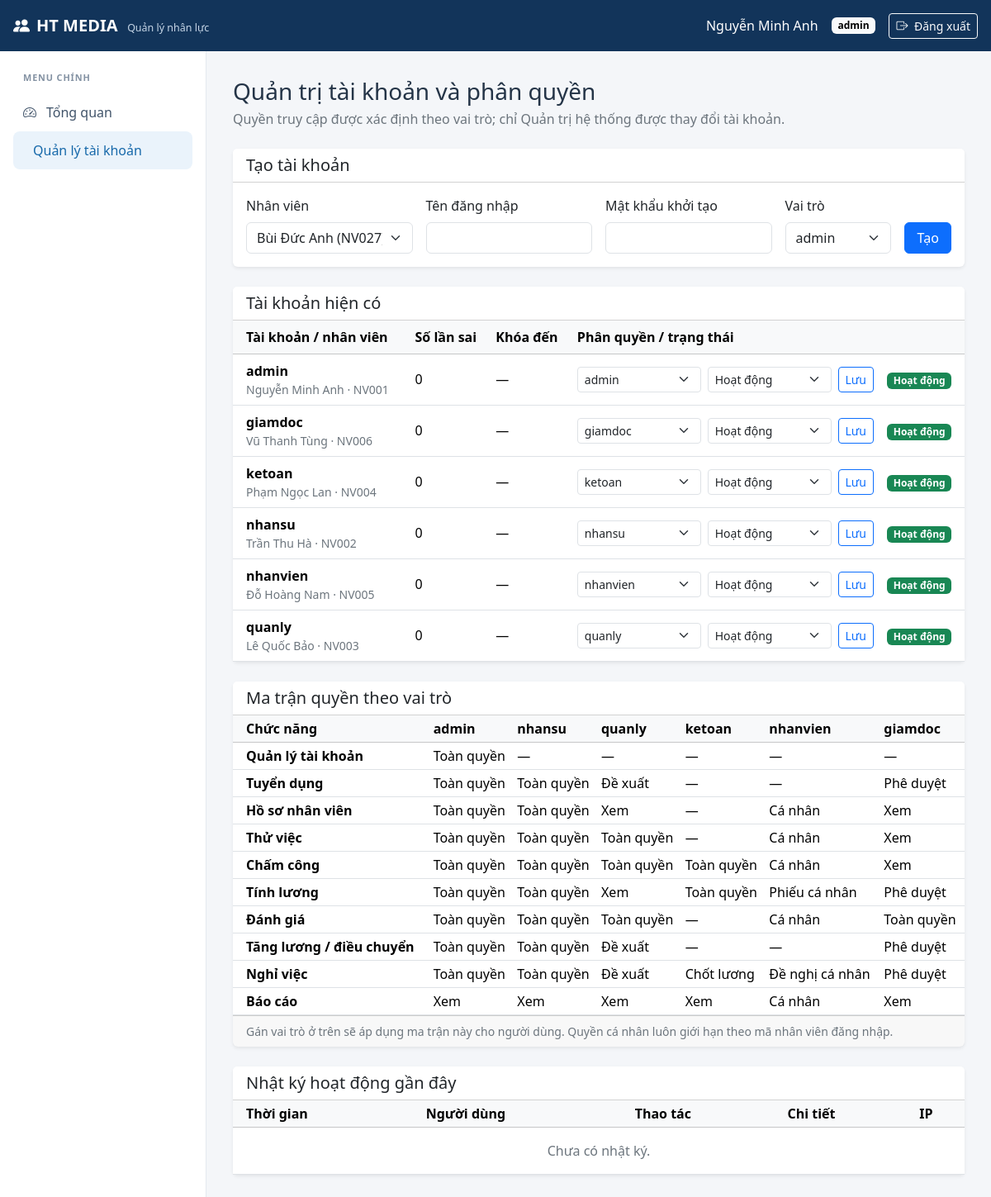
The app's page /index.php?route=accounts (signed in) with its own data.
### tables this page shows
CREATE TABLE IF NOT EXISTS NHANVIEN (
    MaNV VARCHAR(10) PRIMARY KEY,
    HoTen VARCHAR(150) NOT NULL,
    NgaySinh DATE NULL,
    GioiTinh VARCHAR(20) NULL,
    SoDienThoai VARCHAR(20) NULL,
    Email VARCHAR(150) NULL,
    DiaChi VARCHAR(255) NULL,
    NgayVaoLam DATE NOT NULL,
    TrangThai VARCHAR(30) NOT NULL DEFAULT 'Chính thức',
    MaPB VARCHAR(10) NOT NULL,
    MaCV VARCHAR(10) NOT NULL,
    INDEX idx_nhanvien_hoten (HoTen),
    INDEX idx_nhanvien_trangthai (TrangThai),
    CONSTRAINT chk_nhanvien_gioitinh CHECK (GioiTinh IS NULL OR GioiTinh IN ('Nam', 'Nữ', 'Khác')),
    CONSTRAINT fk_nhanvien_phongban FOREIGN KEY (MaPB) REFERENCES PHONGBAN (MaPB),
    CONSTRAINT fk_nhanvien_chucvu FOREIGN KEY (MaCV) REFERENCES CHUCVU (MaCV)
);

CREATE TABLE IF NOT EXISTS TAIKHOAN (
    MaTK VARCHAR(10) PRIMARY KEY,
    MaNV VARCHAR(10) NOT NULL UNIQUE,
    TenDangNhap VARCHAR(50) NOT NULL UNIQUE,
    MatKhau VARCHAR(255) NOT NULL,
    VaiTro ENUM('admin', 'nhansu', 'quanly', 'ketoan', 'nhanvien', 'giamdoc') NOT NULL,
    TrangThai VARCHAR(30) NOT NULL DEFAULT 'Hoạt động',
    SoLanSai TINYINT UNSIGNED NOT NULL DEFAULT 0,
    KhoaDen DATETIME NULL,
    ResetTokenHash CHAR(64) NULL,
    ResetTokenExpiresAt DATETIME NULL,
    UNIQUE KEY uq_taikhoan_reset_token (ResetTokenHash),
    CONSTRAINT fk_taikhoan_nhanvien FOREIGN KEY (MaNV) REFERENCES NHANVIEN (MaNV)
);

### app/views/accounts/index.php (the view, shortened to what the rows shown need)
<div class="mb-4">
    <h1 class="h3 mb-1">Quản trị tài khoản và phân quyền</h1>
    <p class="text-secondary mb-0">Quyền truy cập được xác định theo vai trò; chỉ Quản trị hệ thống được thay đổi tài khoản.</p>
</div>
<section class="card border-0 shadow-sm mb-4">
    <div class="card-header bg-white"><h2 class="h5 mb-0">Tạo tài khoản</h2></div>
    <div class="card-body">
        <?php if ($employees === []): ?>
            <p class="text-secondary mb-0">Không có nhân viên hoạt động chưa được cấp tài khoản.</p>
        <?php else: ?>
            <form method="post" action="<?= e(url('account-create')) ?>" class="row g-3 align-items-end">
                <div class="col-lg-3">
                    <label class="form-label" for="account-employee">Nhân viên</label>
                    <select class="form-select" id="account-employee" name="employee_id" required>
                        <?php foreach ($employees as $employee): ?>
                            <option value="<?= e($employee['MaNV']) ?>"><?= e($employee['HoTen']) ?> (<?= e($employee['MaNV']) ?>)</option>
                        <?php endforeach; ?>
                    </select>
                </div>
                <div class="col-lg-3"><label class="form-label" for="account-username">Tên đăng nhập</label><input class="form-control" id="account-username" name="username" minlength="3" maxlength="50" pattern="[A-Za-z0-9._-]+" required></div>
                <div class="col-lg-3"><label class="form-label" for="account-password">Mật khẩu khởi tạo</label><input class="form-control" id="account-password" name="password" type="password" minlength="12" autocomplete="new-password" required></div>
                <div class="col-lg-2"><label class="form-label" for="account-role">Vai trò</label><select class="form-select" id="account-role" name="role" required><?php foreach ($roles as $role): ?><option value="<?= e($role) ?>"><?= e($role) ?></option><?php endforeach; ?></select></div>
                <div class="col-lg-1 d-grid"><button class="btn btn-primary" type="submit">Tạo</button></div>
            </form>
        <?php endif; ?>
    </div>
</section>
<section class="card border-0 shadow-sm mb-4">
    <div class="card-header bg-white"><h2 class="h5 mb-0">Tài khoản hiện có</h2></div>
    <div class="table-responsive"><table class="table align-middle mb-0">
        <thead class="table-light"><tr><th class="ps-3">Tài khoản / nhân viên</th><th>Số lần sai</th><th>Khóa đến</th><th>Phân quyền / trạng thái</th><th></th></tr></thead>
        <tbody>
        <?php foreach ($accounts as $account): ?>
            <tr>
                <td class="ps-3"><strong><?= e($account['TenDangNhap']) ?></strong><div class="small text-secondary"><?= e($account['HoTen']) ?> · <?= e($account['MaNV']) ?></div></td>
                <td><?= e($account['SoLanSai']) ?></td>
                <td><?= $account['KhoaDen'] ? e(date('d/m/Y H:i', strtotime($account['KhoaDen']))) : '—' ?></td>
                <td>
                    <form method="post" action="<?= e(url('account-update')) ?>" class="d-flex gap-2">
                        <select class="form-select form-select-sm" name="role" aria-label="Vai trò">
                            <?php foreach ($roles as $role): ?><option value="<?= e($role) ?>" <?= $account['VaiTro'] === $role ? 'selected' : '' ?>><?= e($role) ?></option><?php endforeach; ?>
                        </select>
                        <select class="form-select form-select-sm" name="status" aria-label="Trạng thái">
                            <?php foreach (['Hoạt động', 'Ngưng hoạt động'] as $status): ?><option value="<?= e($status) ?>" <?= $account['TrangThai'] === $status ? 'selected' : '' ?>><?= e($status) ?></option><?php endforeach; ?>
                        </select>
                        <button class="btn btn-sm btn-outline-primary" type="submit">Lưu</button>
                    </form>
                </td>
                <td><span class="badge text-bg-<?= $account['TrangThai'] === 'Hoạt động' ? 'success' : 'secondary' ?>"><?= e($account['TrangThai']) ?></span></td>
            </tr>
        <?php endforeach; ?>
        </tbody>
    </table></div>
</section>
<section class="card border-0 shadow-sm mb-4">
    <div class="card-header bg-white"><h2 class="h5 mb-0">Ma trận quyền theo vai trò</h2></div>
    <div class="table-responsive"><table class="table table-sm align-middle mb-0">
        <thead class="table-light"><tr><th class="ps-3">Chức năng</th><?php foreach ($roles as $role): ?><th><?= e($role) ?></th><?php endforeach; ?></tr></thead>
        <tbody><?php foreach ($permissionMatrix as $feature => $grants): ?><tr>
            <th class="ps-3"><?= e($feature) ?></th>
            <?php foreach ($roles as $role): ?><td><?= e($grants[$role] ?? '—') ?></td><?php endforeach; ?>
        </tr><?php endforeach; ?></tbody>
    </table></div>
    <div class="card-footer small text-secondary">Gán vai trò ở trên sẽ áp dụng ma trận này cho người dùng. Quyền cá nhân luôn giới hạn theo mã nhân viên đăng nhập.</div>
</section>
<section class="card border-0 shadow-sm">
    <div class="card-header bg-white"><h2 class="h5 mb-0">Nhật ký hoạt động gần đây</h2></div>
    <div class="table-responsive"><table class="table table-sm align-middle mb-0">
        <thead class="table-light"><tr><th class="ps-3">Thời gian</th><th>Người dùng</th><th>Thao tác</th><th>Chi tiết</th><th>IP</th></tr></thead>
        <tbody><?php foreach ($activityLogs as $entry): ?><tr>
            <td class="ps-3"><?= e(date('d/m/Y H:i:s', strtotime($entry['ThoiGian']))) ?></td>
            <td><?= e($entry['HoTen']) ?></td>
            <td><?= e($entry['HanhDong']) ?></td>
            <td><?= e($entry['ChiTiet']) ?></td>
            <td><?= e($entry['DiaChiIP'] ?? '—') ?></td>
        </tr><?php endforeach; ?>
        <?php if ($activityLogs === []): ?><tr><td class="text-center text-secondary py-3" colspan="5">Chưa có nhật ký.</td></tr><?php endif; ?></tbody>
    </table></div>
</section>

### app/views/layout.php (shortened to what the rows shown need)
<?php
$loggedInUser = Auth::user();
$menuItems = [
    ['dashboard', 'Tổng quan', 'dashboard', 'view', 'bi-speedometer2'],
    ['recruitment', 'Tuyển dụng', 'recruitment', 'view', 'bi-person-plus'],
    ['applicants', 'Ứng viên', 'recruitment', 'manage', 'bi-person-lines-fill'],
    ['employees', 'Hồ sơ nhân viên', 'employees', 'view', 'bi-person-badge'],
    ['probation', 'Thử việc', 'probation', 'view', 'bi-hourglass-split'],
    ['attendance', 'Chấm công', 'attendance', 'view', 'bi-calendar-check'],
    ['leave', 'Nghỉ phép', 'leave', 'view', 'bi-calendar2-minus'],
    ['overtime', 'Tăng ca', 'overtime', 'view', 'bi-clock-history'],
    ['payroll', 'Tính lương', 'payroll', 'view', 'bi-cash-stack'],
    ['reviews', 'Đánh giá', 'reviews', 'view', 'bi-clipboard2-check'],
    ['salary_changes', 'Tăng lương', 'salary_changes', 'view', 'bi-graph-up-arrow'],
    ['transfers', 'Điều chuyển', 'transfers', 'view', 'bi-arrow-left-right'],
    ['resignations', 'Nghỉ việc', 'resignations', 'view', 'bi-person-x'],
    ['reports', 'Báo cáo', 'reports', 'view', 'bi-bar-chart'],
    ['accounts', 'Quản lý tài khoản', 'accounts', 'manage', 'bi-people-gear'],
];
$activeRoute = (string) ($_GET['route'] ?? $_GET['r'] ?? 'dashboard');
?>
<!doctype html>
<html lang="vi">
<head>
    <link href="https://cdn.jsdelivr.net/npm/bootstrap@5.3.3/dist/css/bootstrap.min.css" rel="stylesheet">
    <link href="https://cdn.jsdelivr.net/npm/bootstrap-icons@1.11.3/font/bootstrap-icons.min.css" rel="stylesheet">
    <link href="<?= e(APP_BASE_URL) ?>/assets/css/app.css" rel="stylesheet">
</head>
<body class="<?= $loggedInUser === null ? 'auth-page' : '' ?>">
<?php if ($loggedInUser !== null): ?>
    <header class="topbar navbar navbar-dark px-3">
        <a class="navbar-brand fw-semibold" href="<?= e(url('dashboard')) ?>">
            <i class="bi bi-people-fill me-2"></i>HT MEDIA <span class="brand-subtitle">Quản lý nhân lực</span>
        </a>
        <div class="d-flex align-items-center gap-3 text-white">
            <span class="d-none d-sm-inline"><?= e($loggedInUser['HoTen']) ?></span>
            <?php if (count(Auth::roles()) > 1): ?>
                <?php
                $roleNames = [
                    'giamdoc' => 'Giám đốc', 'nhansu' => 'Nhân sự', 'ketoan' => 'Kế toán',
                    'admin' => 'Quản trị', 'quanly' => 'Trưởng bộ phận', 'nhanvien' => 'Nhân viên',
                ];
                ?>
                <div class="dropdown">
                    <button class="btn btn-sm btn-outline-light dropdown-toggle" data-bs-toggle="dropdown" aria-expanded="false">
                        <?= e($roleNames[Auth::activeRole() ?? ''] ?? Auth::activeRole() ?? '') ?>
                    </button>
                    <ul class="dropdown-menu dropdown-menu-end">
                        <?php foreach (Auth::roles() as $role): ?>
                            <li><a class="dropdown-item" href="<?= e(url('dashboard') . '&role=' . rawurlencode($role)) ?>"><?= e($roleNames[$role] ?? $role) ?></a></li>
                        <?php endforeach; ?>
                    </ul>
                </div>
            <?php else: ?>
                <span class="badge text-bg-light"><?= e(Auth::activeRole() ?? $loggedInUser['VaiTro']) ?></span>
            <?php endif; ?>
            <form method="post" action="<?= e(url('logout')) ?>" class="m-0">
                <button class="btn btn-sm btn-outline-light" type="submit" aria-label="Đăng xuất">
                    <i class="bi bi-box-arrow-right"></i>
                    <span class="d-none d-md-inline ms-1">Đăng xuất</span>
                </button>
            </form>
        </div>
    </header>
    <div class="app-shell">
        <aside class="sidebar">
            <div class="sidebar-label">MENU CHÍNH</div>
            <?php foreach ($menuItems as [$route, $label, $feature, $action, $icon]): ?>
                <?php
                $personalModules = ['employees', 'probation', 'attendance', 'payroll', 'reviews', 'reports'];
                $allowed = Auth::can($feature, $action)
                    || ($route === 'dashboard' && Auth::can($feature, 'view'))
                    || (in_array($feature, $personalModules, true) && Auth::can($feature, 'personal'))
                    || (in_array($feature, ['leave', 'overtime'], true) && Auth::can($feature, 'personal_request'))
                    || ($feature === 'resignations' && Auth::can($feature, 'personal_request'))
                    || ($feature === 'attendance' && Auth::can($feature, 'personal_manage'));
                ?>
                <?php if ($allowed): ?>
                    <a class="sidebar-link <?= $activeRoute === $route ? 'active' : '' ?>"
                       href="<?= e(url($route)) ?>" title="<?= e($label) ?>">
                        <i class="bi <?= e($icon) ?>"></i><span><?= e($label) ?></span>
                    </a>
                <?php endif; ?>
            <?php endforeach; ?>
        </aside>
        <main class="main-content">
            <?php require $viewFile; ?>
        </main>
    </div>
<?php else: ?>
    <main class="auth-container">
        <?php require $viewFile; ?>
    </main>
<?php endif; ?>
</body>
</html>

### records on screen
nhanvien: HoTen "Nguyễn Minh Anh"
taikhoan: TenDangNhap "admin", MaNV.HoTen "Nguyễn Minh Anh", MaNV "NV001", SoLanSai "0", TrangThai "Hoạt động"
taikhoan: TenDangNhap "giamdoc", MaNV.HoTen "Vũ Thanh Tùng", MaNV "NV006", SoLanSai "0", TrangThai "Hoạt động"
taikhoan: TenDangNhap "ketoan", MaNV.HoTen "Phạm Ngọc Lan", MaNV "NV004", SoLanSai "0", TrangThai "Hoạt động"
taikhoan: TenDangNhap "nhansu", MaNV.HoTen "Trần Thu Hà", MaNV "NV002", SoLanSai "0", TrangThai "Hoạt động"
taikhoan: TenDangNhap "nhanvien", MaNV.HoTen "Đỗ Hoàng Nam", MaNV "NV005", SoLanSai "0", TrangThai "Hoạt động"
taikhoan: TenDangNhap "quanly", MaNV.HoTen "Lê Quốc Bảo", MaNV "NV003", SoLanSai "0", TrangThai "Hoạt động"

### other values on screen
Auth::activeRole() "admin"
$label "Tổng quan"
$label "Quản lý tài khoản"
$role "admin"
$role "nhansu"
$role "quanly"
$role "ketoan"
$role "nhanvien"
$role "giamdoc"
$feature "Quản lý tài khoản"
$grants[$role] "Toàn quyền"
$grants[$role] "—"
$feature "Tuyển dụng"
$grants[$role] "Đề xuất"
$grants[$role] "Phê duyệt"
